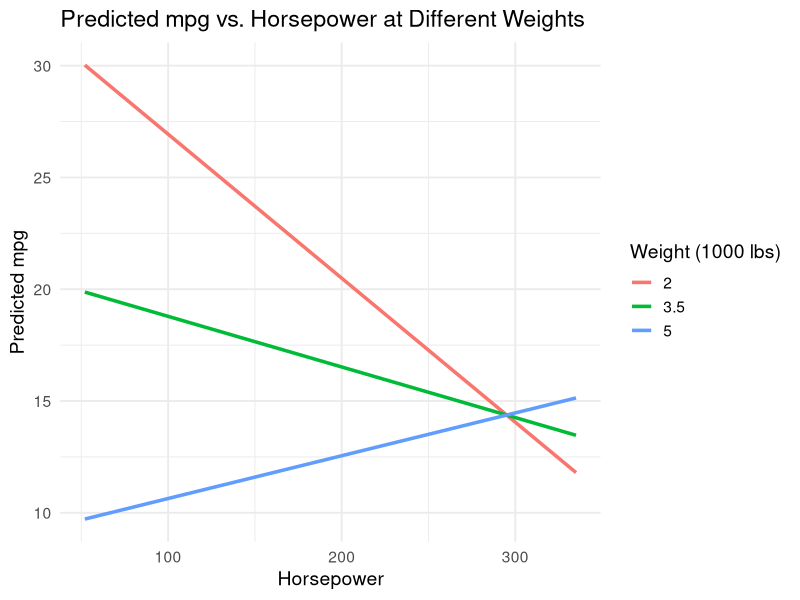

Reproduce this figure in R.
## ---- chunk 1
library(ggplot2)
library(tidyverse)
## ---- chunk 2
# Load the mtcars dataset
data(mtcars)
# Display basic information about the dataset
head(mtcars)
## ---- chunk 3
summary(mtcars)
## ---- chunk 4
# This is our function to visualize the equations
eq_print <- function(mod, digits = 4, mult_sign = " * ") {
  b <- coef(mod)
  fmt <- function(x) formatC(x, digits = digits, format = "f")
  parts <- Map(function(name, val) {
    if (name == "(Intercept)") return(fmt(val))
    nm <- gsub(":", mult_sign, name, fixed = TRUE)
    paste0(ifelse(val >= 0, " + ", " - "), fmt(abs(val)), " ", nm)
  }, names(b), b)
  intercept <- parts[[which(names(b) == "(Intercept)")[1]]]
  others <- parts[names(b) != "(Intercept)"]
  paste0("y_hat = ", intercept, paste0(others, collapse = ""))
}
## ---- chunk 5
# Model 1: mpg ~ hp + wt + hp*wt
model1 <- lm(mpg ~ hp + wt + hp*wt, data = mtcars)

summary(model1)
cat(sprintf("Model %d's equation: %s\n", 1, eq_print(model1)))
## ---- chunk 6
# Visualising the interaction effect

# Create a grid of values for predictions
newdata <- expand.grid(
  hp = seq(min(mtcars$hp), max(mtcars$hp), length.out = 100),
  wt = c(2, 3.5, 5) # choose three representative weights (1000 lbs units)
)

# Add predictions
newdata$mpg_pred <- predict(model1, newdata)

# Plot
ggplot(newdata, aes(x = hp, y = mpg_pred, colour = factor(wt))) +
  geom_line(size = 1.2) +
  labs(
    title = "Predicted mpg vs. Horsepower at Different Weights",
    x = "Horsepower",
    y = "Predicted mpg",
    colour = "Weight (1000 lbs)"
  ) +
  theme_minimal(base_size = 14)
## ---- chunk 7
# Create mean-centered variables
mtcars$hp_centered <- mtcars$hp - mean(mtcars$hp)
mtcars$wt_centered <- mtcars$wt - mean(mtcars$wt)

# Model 2: mpg ~ hp_centered + wt_centered + hp_centered*wt_centered
model2 <- lm(mpg ~ hp_centered + wt_centered + hp_centered*wt_centered, data = mtcars)

# Summary of stats of model2
summary(model2)
cat(sprintf("Model %d's equation: %s\n", 2, eq_print(model2)))
## ---- chunk 8
# Model 3: mpg ~ hp_centered:wt_centered (only interaction, no main effects)
model3 <- lm(mpg ~ hp_centered:wt_centered, data = mtcars)
summary(model3)
cat(sprintf("Model %d's equation: %s\n", 3, eq_print(model3))) 
## ---- chunk 9
# Create a comparison table of R-squared values
r_squared_comparison <- data.frame(
  Model = c("Model 1", "Model 2", "Model 3"),
  R_squared = c(summary(model1)$r.squared, summary(model2)$r.squared, summary(model3)$r.squared),
  Adj_R_squared = c(summary(model1)$adj.r.squared, summary(model2)$adj.r.squared, summary(model3)$adj.r.squared),
  F_statistic = c(summary(model1)$fstatistic[1], summary(model2)$fstatistic[1], summary(model3)$fstatistic[1]),
  P_value = c(pf(summary(model1)$fstatistic[1], summary(model1)$fstatistic[2], summary(model1)$fstatistic[3], lower.tail = FALSE),
              pf(summary(model2)$fstatistic[1], summary(model2)$fstatistic[2], summary(model2)$fstatistic[3], lower.tail = FALSE),
              pf(summary(model3)$fstatistic[1], summary(model3)$fstatistic[2], summary(model3)$fstatistic[3], lower.tail = FALSE))
)

print(r_squared_comparison)
